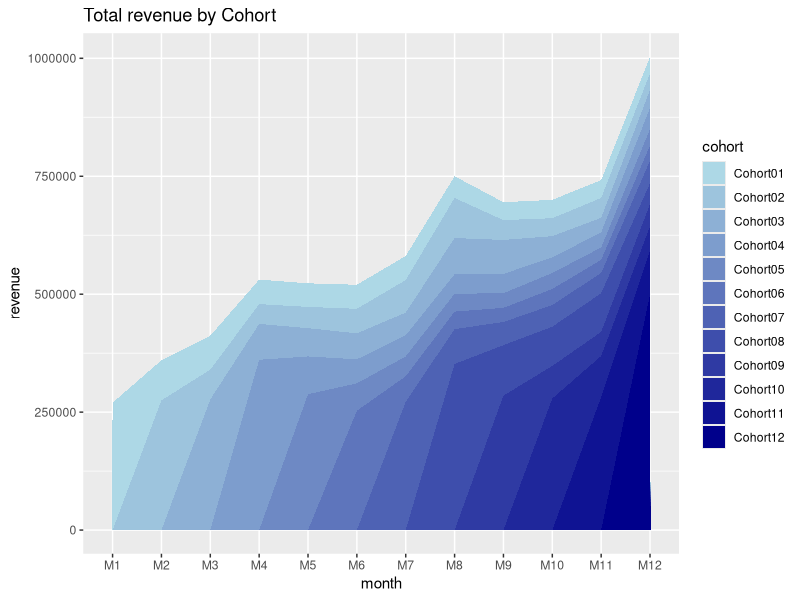

Here is the R script that generated this plot:
library(dplyr)
library(ggplot2)
library(reshape2)

cohort.sum <- data.frame(cohort=c('Cohort01', 'Cohort02', 
                                  'Cohort03', 'Cohort04', 
                                  'Cohort05', 'Cohort06', 
                                  'Cohort07', 'Cohort08', 
                                  'Cohort09', 'Cohort10', 
                                  'Cohort11', 'Cohort12'),
                         M1=c(270000,0,0,0,0,0,0,0,0,0,0,0),
                         M2=c(85000,275000,0,0,0,0,0,0,0,0,0,0),
                         M3=c(72000,63000,277000,0,0,0,0,0,0,0,0,0),
                         M4=c(52000,42000,76000,361000,0,0,0,0,0,0,0,0),
                         M5=c(50000,45000,60000,80000,288000,0,0,0,0,0,0,0),
                         M6=c(51000,52000,55000,51000,58000,253000,0,0,0,0,0,0),
                         M7=c(51000,69000,48000,45000,42000,54000,272000,0,0,0,0,0),
                         M8=c(46000,85000,77000,41000,38000,37000,74000,352000,0,0,0,0),
                         M9=c(38000,42000,72000,41000,31000,30000,49000,107000,285000,0,0,0),
                         M10=c(39000,38000,45000,33000,34000,34000,46000,83000,69000,279000,0,0),
                         M11=c(38000,42000,31000,32000,26000,28000,43000,82000,51000,87000,282000,0),
                         M12=c(35000,35000,38000,45000,35000,32000,48000,44000,47000,52000,92000,500000))

#we need to melt data
cohort.chart <- melt(cohort.sum, id.vars = "cohort")
colnames(cohort.chart) <- c('cohort', 'month', 'revenue')

#define palette
blues <- colorRampPalette(c('lightblue', 'darkblue'))

#plot data
p <- ggplot(cohort.chart, aes(x=month, y=revenue, group=cohort))
p + geom_area(aes(fill = cohort)) +
  scale_fill_manual(values = blues(nrow(cohort.sum))) +
  ggtitle('Total revenue by Cohort')




